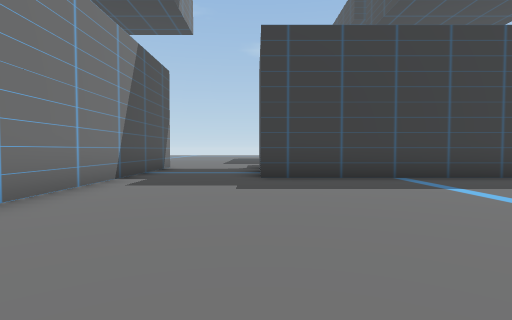
View 1 (above)

12 first-person views from a walk through a Unity game level. The camera is 1.2 m above the floor, tilts 2° down and sees 80° across. The floor is counted in squares, 2 m on a side. Each view is taken from the middle of a square. On the plan, view 1 faces up. The plan holds only what a view shows up to about 9 squares ahead; the rest is blank. The place goes on beyond the plan. The player character is not drawn.

View 2
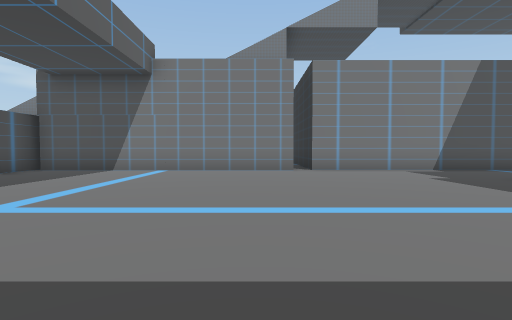

View 3
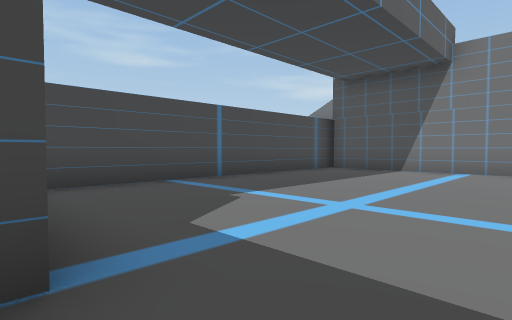

View 4
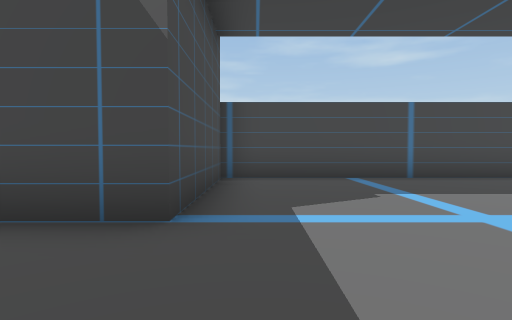

View 5
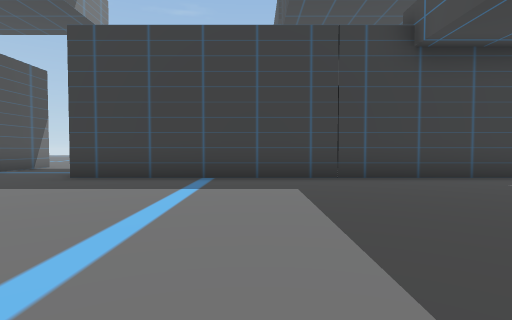

View 6
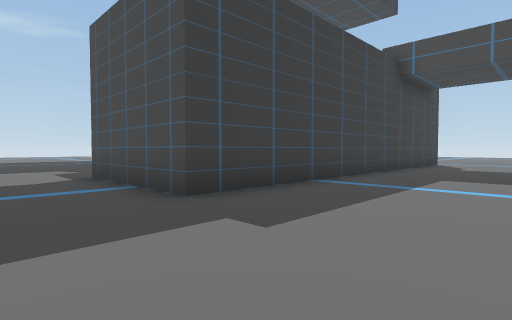

View 7
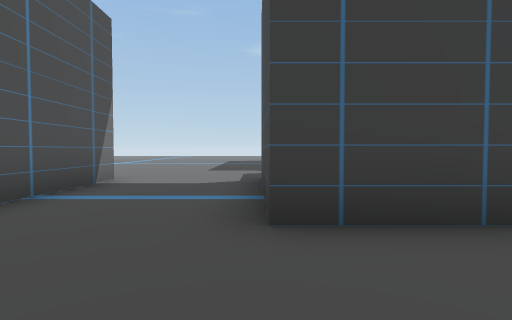

View 8
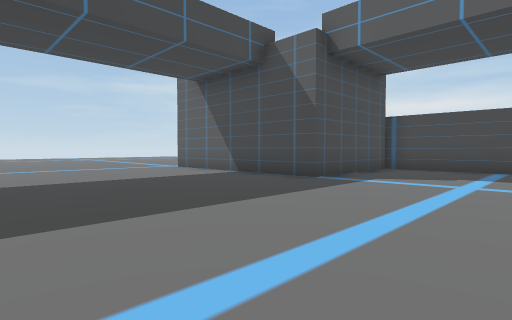

View 9
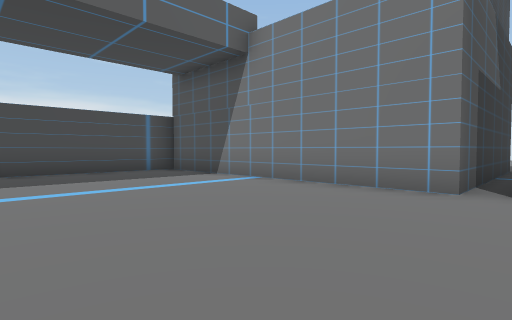

View 10
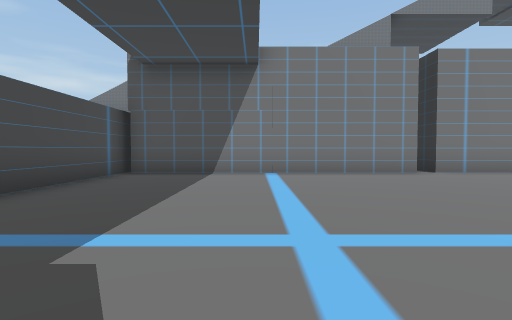

View 11
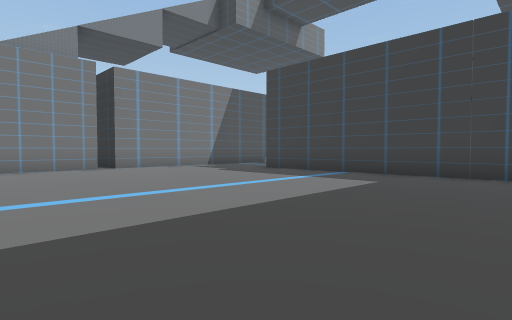

View 12
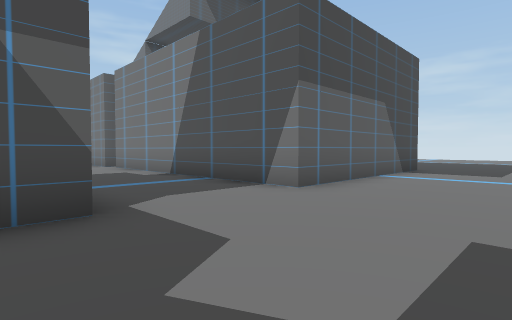

### Floor plan
Points are (right, up) in squares from view 1. A wall is a line through its corners. A room is listed if a view was taken in it or the views show most of it. See-through windows are left out.
Room 1 (views 1, 2, 3, 4, 5, 6, 7, 8, 9, 10, 11)
walls: (-2.7, 2.1) (-2.7, -5.2); (7.5, 6.4) (0.1, 6.4) (0.1, 10); (-3.2, -5.4) (5.7, -5.4) (5.7, -1.5) (7.5, -1.5); (-2.7, 10) (-2.7, 2.6)
ways out: opening at (-1.5, 11) to room 2
Room 2 (view 12)
walls: (-8.5, 10) (-2.7, 10); (0.1, 10) (0.8, 10)
ways out: opening at (-1.5, 11) to room 1

Where each view was taken, in squares from view 1:
view 1: 0 up, 0 right, facing up
view 2: 1 up, 6 right, facing left
view 3: 0 up, 6 right, facing down-left
view 4: 1 up, 5 right, facing down
view 5: 0 up, 4 right, facing up
view 6: 3 up, 2 left, facing up-right
view 7: 4 up, 0 right, facing up
view 8: 4 up, 2 right, facing down-right
view 9: 3 up, 2 right, facing down-left
view 10: 2 down, 5 right, facing left
view 11: 1 down, 7 right, facing up-left
view 12: 13 up, 1 right, facing down-left
